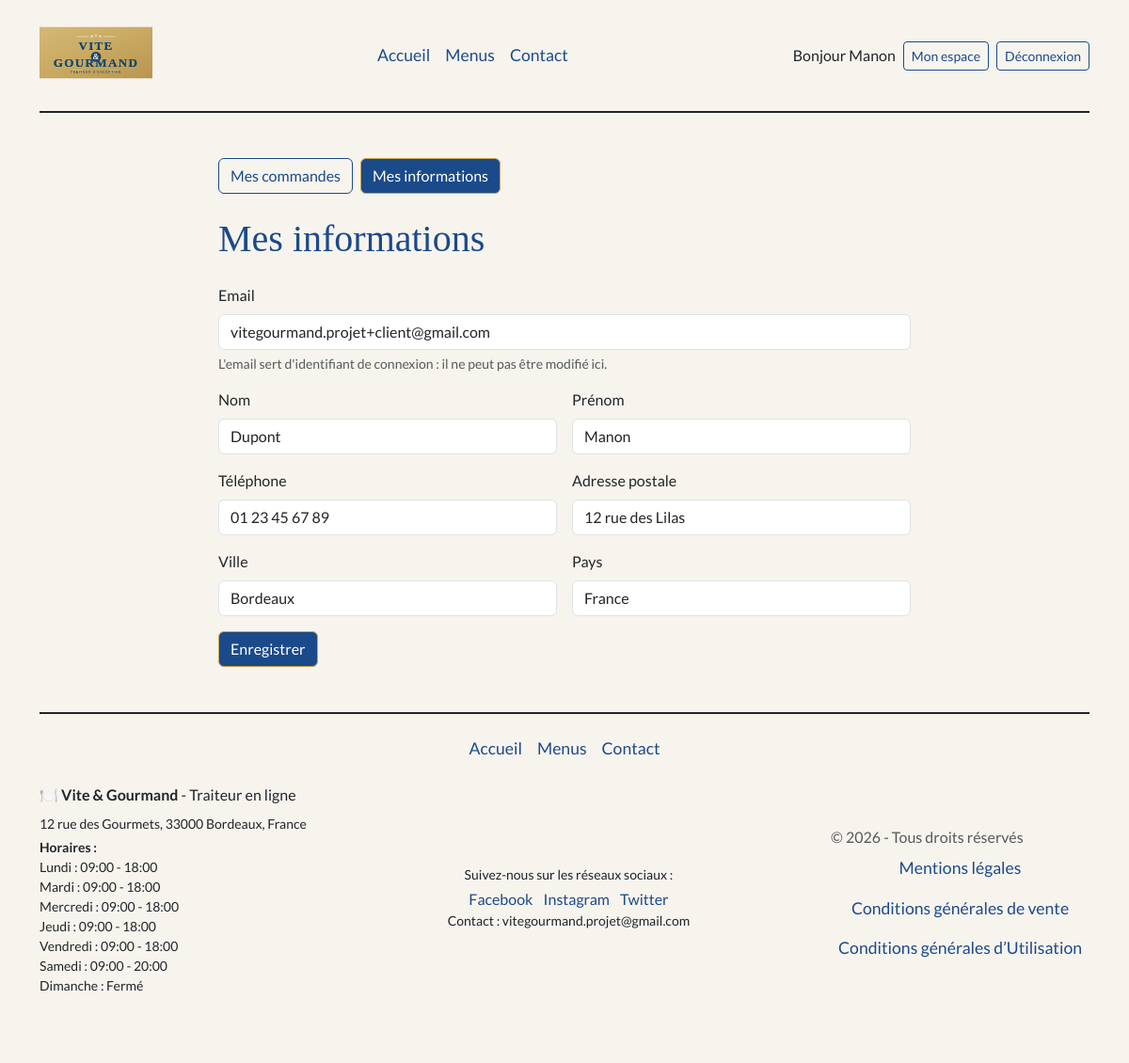
Screenshot of /index.php?controller=compte&action=profil (signed in) with the database file from the repository.
### tables this page shows
CREATE TABLE `utilisateur` (
  `utilisateur_id` INT NOT NULL AUTO_INCREMENT,
  `email` VARCHAR(100) NOT NULL,
  `password` VARCHAR(255) NOT NULL,
  `nom` VARCHAR(50) NOT NULL,
  `prenom` VARCHAR(50) NOT NULL,
  `telephone` VARCHAR(20) NOT NULL,
  `ville` VARCHAR(100) NOT NULL,
  `pays` VARCHAR(50) NOT NULL,
  `adresse_postale` VARCHAR(255) NOT NULL,
  `role_id` INT NOT NULL,
  `actif` TINYINT(1) NOT NULL DEFAULT 1,
  `reset_token_hash` VARCHAR(64) DEFAULT NULL,
  `reset_expiration` DATETIME DEFAULT NULL,
  PRIMARY KEY (`utilisateur_id`),
  UNIQUE KEY `email_unique` (`email`),
  KEY `fk_utilisateur_role` (`role_id`),
  CONSTRAINT `fk_utilisateur_role` FOREIGN KEY (`role_id`) REFERENCES `role` (`role_id`) ON DELETE RESTRICT ON UPDATE CASCADE
);

CREATE TABLE `horaire` (
  `horaire_id` INT NOT NULL AUTO_INCREMENT,
  `jour` VARCHAR(10) NOT NULL,
  `heure_ouverture` TIME DEFAULT NULL,
  `heure_fermeture` TIME DEFAULT NULL,
  PRIMARY KEY (`horaire_id`)
);

### index.php (called while the page is built, shortened)
<?php
spl_autoload_register(function (string $class) {
    $file = __DIR__ . '/' . str_replace('\\', '/', $class) . '.php';
});
$controller = new Controller();
$controller->route();

### App/Db/Mysql.php (called while the page is built, shortened)
<?php
class Mysql
{
    private $db_name;
    private $db_user;
    private $db_password;
    private $db_port;
    private $db_host;
    private $pdo = null;
    private static $_instance = null;
    public static function getInstance():self
    {
        if (is_null(self::$_instance)) {
            self::$_instance = new Mysql();
        }
        return self::$_instance;
    }
    public function getPDO():\PDO
    {
        if (is_null($this->pdo)) {
            $this->pdo = new \PDO('mysql:dbname=' . $this->db_name . ';charset=utf8;host=' . $this->db_host.':'.$this->db_port, $this->db_user, $this->db_password);
        }
        return $this->pdo;
    }
}

### App/Repository/Repository.php (called while the page is built, shortened)
<?php
class Repository
{
    public function __construct()
    {
        $mysql = Mysql::getInstance();
        $this->pdo = $mysql->getPDO();
    }
}

### App/Entity/User.php (called while the page is built, shortened)
<?php
class User extends Entity
{
    protected ?string $email = null;
    public function setUtilisateurId(?int $utilisateur_id): self
    {
        return $this;
    }
    public function getEmail(): ?string
    {
        return $this->email;
    }
    public function setEmail(?string $email): self
    {
        $this->email = $email;
        return $this;
    }
    public function setPassword(?string $password): self
    {
        return $this;
    }
    public function setNom(?string $nom): self
    {
        return $this;
    }
    public function setPrenom(?string $prenom): self
    {
        return $this;
    }
    public function setTelephone(?string $telephone): self
    {
        return $this;
    }
    public function setVille(?string $ville): self
    {
        return $this;
    }
    public function setPays(?string $pays): self
    {
        return $this;
    }
    public function setAdressePostale(?string $adresse_postale): self
    {
        return $this;
    }
    public function setActif(?bool $actif): self
    {
        return $this;
    }
    public function setRoleId(?int $role_id): self
    {
        return $this;
    }
    public static function getCurrentUserId(): int|bool
    {
        return (isset($_SESSION['user']) && isset($_SESSION['user']['id'])) ? $_SESSION['user']['id'] : false;
    }
}

### App/Repository/UserRepository.php (called while the page is built, shortened)
<?php
class UserRepository extends Repository
{
    public function findOneById(int $id): User|bool
    {
        $query = $this->pdo->prepare("SELECT * FROM utilisateur WHERE utilisateur_id = :id");
        $query->bindValue(':id', $id, $this->pdo::PARAM_INT);
        $query->execute();
        $user = $query->fetch($this->pdo::FETCH_ASSOC);
        if ($user) {
            return User::createAndHydrate($user);
        } else {
            return false;
        }
    }
}

### App/Entity/Entity.php (called while the page is built, shortened)
<?php
class Entity
{
    public static function createAndHydrate(array $data): static
    {
        $entity = new static();
        $entity->hydrate($data);
        return $entity;
    }
    public function hydrate(array $data)
    {
        if (count($data) > 0) {
            foreach ($data as $key => $value) {
                $methodName = 'set' . StringTools::toPascalCase($key);
            }
        }
    }
}

### App/Tools/StringTools.php (called while the page is built, shortened)
<?php
class StringTools
{
    public static function toCamelCase(string $value, $pascalCase = false): string
    {
        $value = ucwords(str_replace(array('-', '_'), ' ', $value));
        $value = str_replace(' ', '', $value);
        if ($pascalCase === false) {
            return lcfirst($value);
        } else {
            return $value;
        }
    }
    public static function toPascalCase(string $value): string
    {
        return self::toCamelCase($value, true);
    }
}

### App/Config/menu.php (called while the page is built)
<?php
return [
    ['label' => 'Accueil', 'controller' => 'page', 'action' => 'accueil'],
    ['label' => 'Menus', 'controller' => 'menu', 'action' => 'list'],
    ['label' => 'Contact', 'controller' => 'contact', 'action' => 'index'],
];

### App/Tools/NavigationTools.php (called while the page is built, shortened)
<?php
class NavigationTools
{
    public static function addActiveClass($controller, $action)
    {
        return '';
    }
}

### App/Entity/Horaire.php (called while the page is built, shortened)
<?php
class Horaire extends Entity
{
    protected ?string $jour = null;
    protected ?string $heure_ouverture = null;
    protected ?string $heure_fermeture = null;
    public function getJour(): ?string
    {
        return $this->jour;
    }
    public function setJour(?string $jour): self
    {
        $this->jour = $jour;
        return $this;
    }
    public function getHeureOuverture(): ?string
    {
        return $this->heure_ouverture;
    }
    public function setHeureOuverture(?string $heure_ouverture): self
    {
        $this->heure_ouverture = $heure_ouverture;
        return $this;
    }
    public function getHeureFermeture(): ?string
    {
        return $this->heure_fermeture;
    }
    public function setHeureFermeture(?string $heure_fermeture): self
    {
        $this->heure_fermeture = $heure_fermeture;
        return $this;
    }
}

### App/Repository/HoraireRepository.php (called while the page is built, shortened)
<?php
class HoraireRepository extends Repository
{
    public function findAll(): array
    {
        $query = $this->pdo->prepare('SELECT * FROM horaire ORDER BY horaire_id');
        $query->execute();
        $horaires = [];
        foreach ($query->fetchAll($this->pdo::FETCH_ASSOC) as $horaire) {
            $horaires[] = Horaire::createAndHydrate($horaire);
        }
        return $horaires;
    }
}

### templates/compte/profil.php (the view, shortened to what this page needs)
<?php require_once _ROOTPATH_ . '/templates/header.php';
$champs = [
    'nom' => ['Nom', $user->getNom()],
    'prenom' => ['Prénom', $user->getPrenom()],
    'telephone' => ['Téléphone', $user->getTelephone()],
    'adresse_postale' => ['Adresse postale', $user->getAdressePostale()],
    'ville' => ['Ville', $user->getVille()],
    'pays' => ['Pays', $user->getPays()],
];
?>
<div class="container my-5">
    <div class="row justify-content-center">
        <div class="col-12 col-lg-8">
            <div class="d-flex flex-wrap gap-2 mb-4">
                <a href="index.php?controller=compte&action=commandes" class="btn btn-outline-primary">Mes commandes</a>
                <a href="index.php?controller=compte&action=profil" class="btn btn-primary">Mes informations</a>
            </div>
            <h1 class="mb-4">Mes informations</h1>
            <form method="POST" novalidate>
                <div class="mb-3">
                    <label for="email" class="form-label">Email</label>
                    <input type="email" id="email" class="form-control" value="<?= htmlspecialchars($user->getEmail()) ?>" readonly>
                    <div class="form-text">L'email sert d'identifiant de connexion : il ne peut pas être modifié ici.</div>
                </div>
                <div class="row g-3 mb-3">
                    <?php foreach ($champs as $name => [$libelle, $valeur]) { ?>
                        <div class="col-md-6">
                            <label for="<?= $name ?>" class="form-label"><?= $libelle ?></label>
                            <input type="text" id="<?= $name ?>" name="<?= $name ?>" class="form-control <?= isset($errors[$name]) ? 'is-invalid' : '' ?>" value="<?= htmlspecialchars($valeur ?? '') ?>" required>
                        </div>
                    <?php } ?>
                </div>
                <button type="submit" name="saveProfil" class="btn btn-primary">Enregistrer</button>
            </form>
        </div>
    </div>
</div>
<?php require_once _ROOTPATH_ . '/templates/footer.php'; ?>

### templates/footer.php (shortened to what this page needs)
<?php
$mainMenu = require __DIR__ . '/../App/Config/menu.php';
?>
</main>
<div class="container">
    <footer class="d-flex flex-column align-items-center py-3 my-4 border-top border-dark border-2">
        <ul class="nav w-100 justify-content-center align-items-center list-unstyled mb-3">
            <?php foreach ($mainMenu as $item) {  ?>
                <li><a href="/index.php?controller=<?= $item['controller'] ?>&action=<?= $item['action'] ?> " class="nav-link px-2 <?= NavigationTools::addActiveClass($item['controller'], $item['action']) ?>"><?= $item['label'] ?></a></li>
            <?php } ?>
        </ul>
        <div class="w-100 d-flex flex-column flex-md-row justify-content-between align-items-center mb-3">
            <div class="mb-3 mb-md-0 text-center text-md-start">
                <p class="mb-2"> 🍽️ <strong>Vite & Gourmand</strong> - Traiteur en ligne</p>
                <p class=" mb-1 small">12 rue des Gourmets, 33000 Bordeaux, France</p>
                <p class="mb2 small">
                    <strong>Horaires :</strong><br>
                    <?php foreach ($horairesFooter ?? [] as $horaire) { ?>
                        <?= htmlspecialchars(ucfirst($horaire->getJour())) ?> :
                        <?php if ($horaire->getHeureOuverture()) { ?>
                            <?= substr($horaire->getHeureOuverture(), 0, 5) ?> - <?= substr($horaire->getHeureFermeture(), 0, 5) ?>
                        <?php } else { ?>
                            Fermé
                        <?php } ?>
                        <br>
                    <?php } ?>
                </p>
            </div>
            <div class="mb-3 mb-md-0 text-center">
                <p class="mb-1 small">Suivez-nous sur les réseaux sociaux :</p>
                <a href="#" class="text-decoration-none me-2">Facebook</a>
                <a href="#" class="text-decoration-none me-2">Instagram</a>
                <a href="#" class="text-decoration-none">Twitter</a>
                <p class="mb-0 small">Contact : vitegourmand.projet@gmail.com</p>
            </div>
            <div>
                <p class="mb-0 text-body-secondary">© <?= date('Y') ?> - Tous droits réservés </p>
                <ul class="nav flex-column align-items-center list-unstyled mb-0">
                    <li><a href="/index.php?controller=page&action=mentionsLegales" class="nav-link px-2 link-primary">Mentions légales</a></li>
                    <li><a href="/index.php?controller=page&action=cgv" class="nav-link px-2 link-primary">Conditions générales de vente</a></li>
                    <li><a href="/index.php?controller=page&action=cgu" class="nav-link px-2 link-primary">Conditions générales d’Utilisation</a></li>
                </ul>
            </div>
        </div>
    </footer>
</div>
</body>
</html>

### rows the page displays
utilisateur: email "vitegourmand.projet+client@gmail.com"
horaire: jour "Lundi", heure_ouverture "09:00", heure_fermeture "18:00"
horaire: jour "Mardi", heure_ouverture "09:00", heure_fermeture "18:00"
horaire: jour "Mercredi", heure_ouverture "09:00", heure_fermeture "18:00"
horaire: jour "Jeudi", heure_ouverture "09:00", heure_fermeture "18:00"
horaire: jour "Vendredi", heure_ouverture "09:00", heure_fermeture "18:00"
horaire: jour "Samedi", heure_ouverture "09:00", heure_fermeture "20:00"
horaire: jour "Dimanche", shows "Fermé"

### other values shown
$item['label'] "Accueil"
$item['label'] "Menus"
$item['label'] "Contact"
$_SESSION['user']['prenom'] "Manon"
$libelle "Nom"
$libelle "Prénom"
$libelle "Téléphone"
$libelle "Adresse postale"
$libelle "Ville"
$libelle "Pays"
